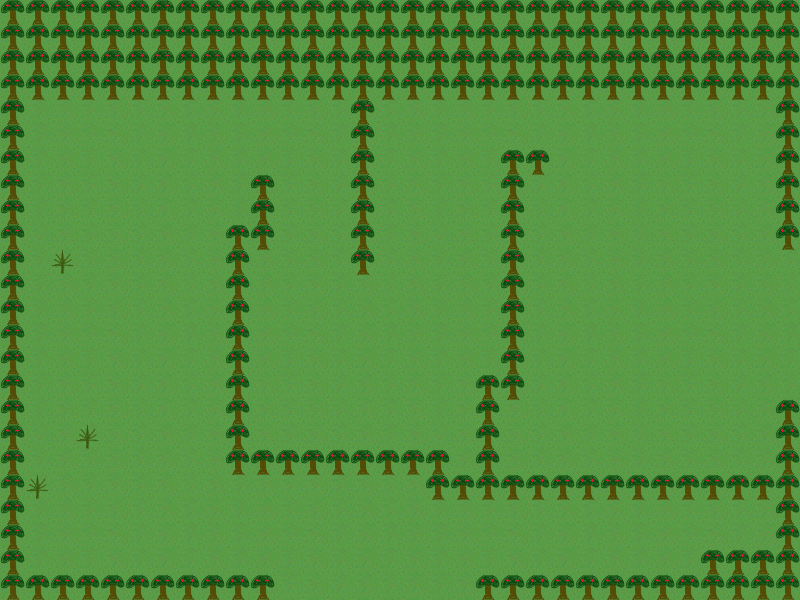

Below is a game level as drawn by its tile map, then a one-line description and the .tmx that defines it (tile-layer data replaced by summaries):
An orthogonal 32x24 tile map with 25x25 px tiles, 1 tile layer (Tile Layer 1).

<map version="1.0" orientation="orthogonal" renderorder="right-down" width="32" height="24" tilewidth="25" tileheight="25" nextobjectid="1">
 <tileset firstgid="1" name="tileset1" tilewidth="25" tileheight="25" tilecount="64" columns="8">
  <image source="tileset1.png" width="200" height="200" />
 </tileset>
 <layer name="Tile Layer 1" width="32" height="24">
  <data>[768 cells, 768 non-empty, 3 distinct tile ids]</data>
 </layer>
</map>
